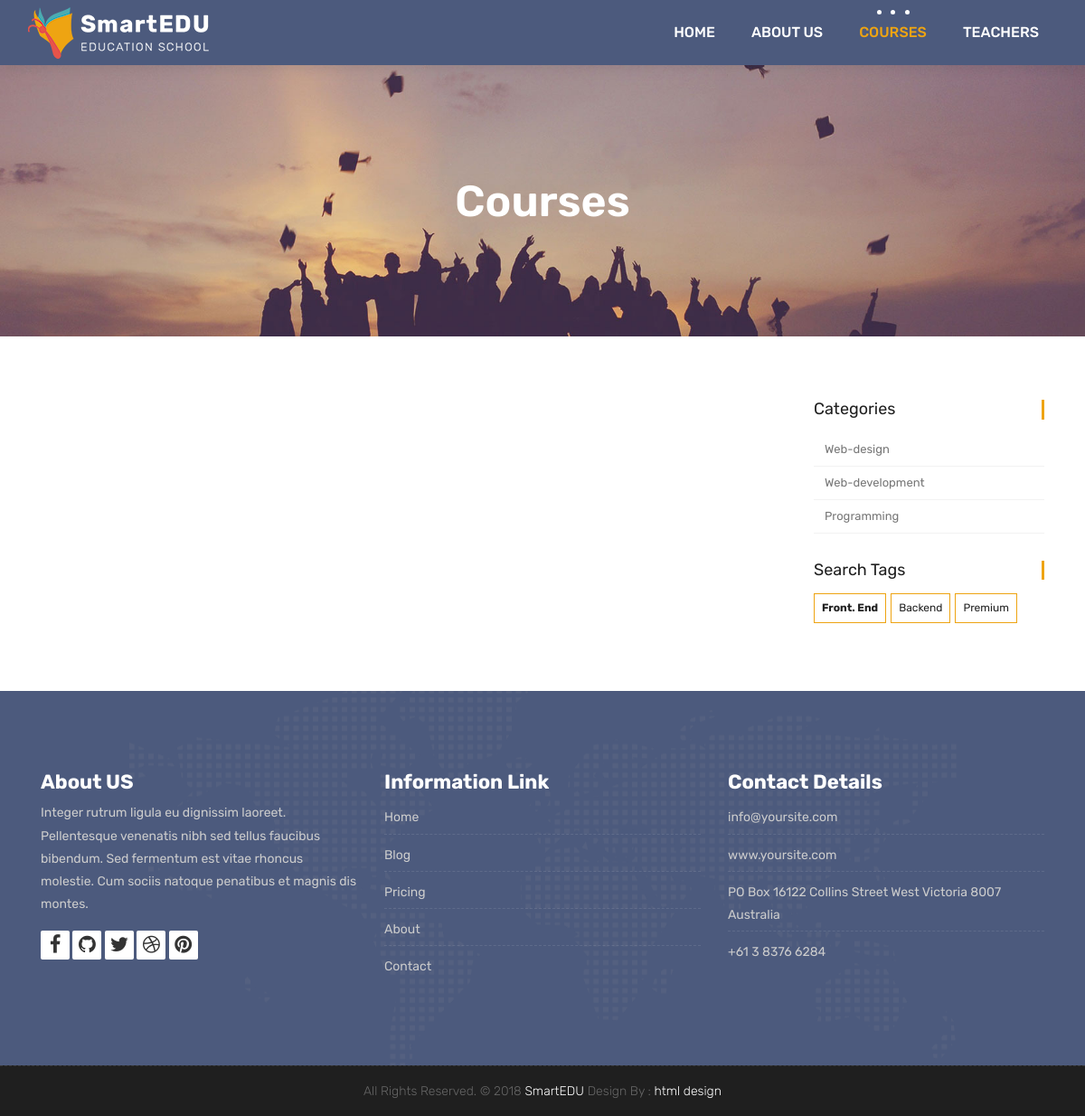
Page /courses/categories/front-end/ on the committed database.
### courses/models.py (models this page shows, shortened)
class Category(models.Model):
    name = models.CharField(max_length=50, null = True)
    slug = models.SlugField(max_length=50, unique=True, null=True)

class Tag(models.Model):
    name = models.CharField(max_length=50, null = True)
    slug = models.SlugField(max_length=50, unique=True, null=True)

### courses/views.py (the view)
# urls.py: path('categories/<slug:category_slug>/', views.category_list, name="courses_by_category"),
def category_list(request, category_slug):
    courses = Course.objects.all().filter(category__slug=category_slug)
    categories = Category.objects.all()
    tags= Tag.objects.all()
    context = {
        'courses': courses,
        'categories': categories,
        'tags':tags
    }
    return render(request, 'courses.html', context)

### templates/courses.html (shortened to what this page needs)
{% extends 'partials/_base.html' %}
{% load static %}
{% block content %}
	<div class="all-title-box">
		<div class="container text-center">
			<h1><span>Courses</span></h1>
		</div>
	</div>
    <div id="overviews" class="section wb">
        <div class="container">
            <div class="row">
                <div class="col-lg-9 blog-post-single">
                </div>
				<div class="col-lg-3 col-12 right-single">
					<div class="widget-categories">
						<h3 class="widget-title">Categories</h3>
						<ul>
							{% for category in categories %}
								<li><a href="{% url 'courses_by_category' category.slug %}">{{category.name}}</a></li>
							{% endfor %}
						</ul>
					</div>
					<div class="widget-tags">
						<h3 class="widget-title">Search Tags</h3>
						<ul class="tags">
							{% for tag in tags %}
								<li><a href="{% url 'courses_by_tag' tag.slug %}">{% if tag.slug in request.path %} <b>{{tag.name}}</b>{% else %}{{tag.name}}{% endif %}</a></li>
							{% endfor %}
						</ul>
					</div>
				</div>
            </div>
        </div>
    </div>
	{% endblock %}

### static/style.css (style rules this page uses)
body { color: #333333; font-size: 14px; font-family: 'Rubik', sans-serif; line-height: 1.80857; }
html, body { height: 100%; }
a { color: #1f1f1f; text-decoration: none !important; outline: none !important; -webkit-transition: all .3s ease-in-out; -moz-transition: all .3s ease-in-out; -ms-transition: all .3s ease-in-out; -o-transition: all .3s ease-in-out; transition: all .3s ease-in-out; }
h1, h2, h3, h4, h5, h6 { letter-spacing: 0; font-weight: normal; position: relative; padding: 0 0 10px 0; font-weight: normal; line-height: 120% !important; color: #1f1f1f; margin: 0 }
h1 { font-size: 24px }
h3 { font-size: 18px }
a { color: #1f1f1f; text-decoration: none; outline: none; }
a, .btn { text-decoration: none !important; outline: none !important; -webkit-transition: all .3s ease-in-out; -moz-transition: all .3s ease-in-out; -ms-transition: all .3s ease-in-out; -o-transition: all .3s ease-in-out; transition: all .3s ease-in-out; }
.section { display: block; position: relative; overflow: hidden; padding: 70px 0; }
.section.wb { background-color: #ffffff; }
.all-title-box { background: url(images/banner.jpg)no-repeat; -webkit-background-size: cover; -moz-background-size: cover; -o-background-size: cover; background-size: cover; background-position: center; min-height: 300px; }
.all-title-box h1 { color: #fff; font-weight: 600; text-transform: capitalize; padding-top: 11%; font-size: 48px; line-height: 0px; }
.widget-categories { margin-bottom: 30px; }
.widget-categories .widget-title { font-size: 18px; font-weight: 400; padding: 0px; margin-bottom: 15px; border-right: 3px solid #eea412; }
.widget-categories ul { list-style: none; margin: 0px; padding: 0px; }
.widget-categories ul li { border-bottom: 1px solid #f2f2f2; font-size: 12px; line-height: 20px; padding: 8px 2px 8px 12px; }
.widget-categories ul li a { color: #777; font-size: 13px; }
.widget-tags .widget-title { font-size: 18px; font-weight: 400; padding: 0px; margin-bottom: 15px; border-right: 3px solid #eea412; }
.widget-tags .tags { list-style: none; margin: 0px; padding: 0px; }
.tags li { float: left; padding: 0px; margin: 0px 5px 5px 0px; list-style-type: none; line-height: 25px; }
.tags li a { border: 1px solid #eea412; color: #212121; text-transform: capitalize; float: left; font-size: 12px; padding: 3px 8px; -webkit-transition: all 0.2s; -moz-transition: all 0.2s; -ms-transition: all 0.2s; -o-transition: all 0.2s; transition: all 0.2s; }

### rows in the picture
Category: name "Web-design"
Category: name "Web-development"
Category: name "Programming"
Tag: name "Front. End"
Tag: name "Backend"
Tag: name "Premium"
